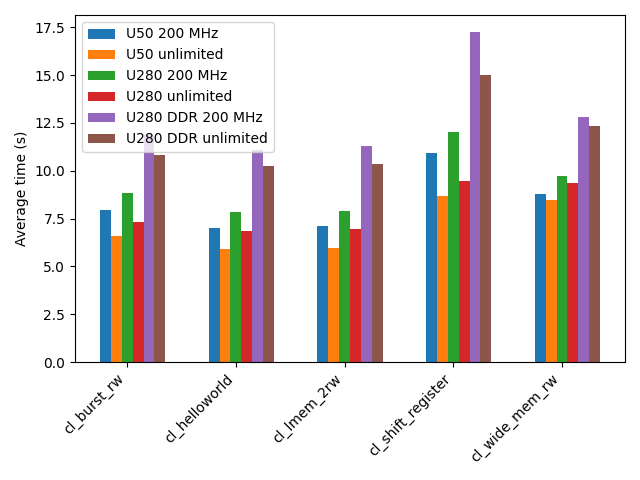

Reproduce this figure in Python.
#!/usr/bin/env python3

import pandas as pd
import numpy as np
import matplotlib.pyplot as plt
import common

df_u50_slow = pd.read_csv("../data/u50-slow.csv", skipinitialspace=True)
df_u50_slow_kernel = pd.read_csv("../data/u50-slow-kernel.csv", skipinitialspace=True)
df_u50_fast = pd.read_csv("../data/u50-fast.csv", skipinitialspace=True)
df_u50_fast_kernel = pd.read_csv("../data/u50-fast-kernel.csv", skipinitialspace=True)
df_u280_slow = pd.read_csv("../data/u280-slow.csv", skipinitialspace=True)
df_u280_slow_kernel = pd.read_csv("../data/u280-slow-kernel.csv", skipinitialspace=True)
df_u280_fast = pd.read_csv("../data/u280-fast.csv", skipinitialspace=True)
df_u280_fast_kernel = pd.read_csv("../data/u280-fast-kernel.csv", skipinitialspace=True)
df_u280_ddr_slow = pd.read_csv("../data/u280-ddr-slow.csv", skipinitialspace=True)
df_u280_ddr_slow_kernel = pd.read_csv("../data/u280-ddr-slow-kernel.csv", skipinitialspace=True)
df_u280_ddr_fast = pd.read_csv("../data/u280-ddr-fast.csv", skipinitialspace=True)
df_u280_ddr_fast_kernel = pd.read_csv("../data/u280-ddr-fast-kernel.csv", skipinitialspace=True)

bar_width = 0.1
app_names = df_u50_slow["app_name"].values
x = np.arange(len(app_names))

plt.bar(x - 2 * bar_width, df_u50_slow["average"].values, width=bar_width, label=f"U50 {common.BASE_FREQ} MHz")
plt.bar(x -     bar_width, df_u50_fast["average"].values, width=bar_width, label="U50 unlimited")
plt.bar(x                , df_u280_slow["average"].values, width=bar_width, label=f"U280 {common.BASE_FREQ} MHz")
plt.bar(x +     bar_width, df_u280_fast["average"].values, width=bar_width, label="U280 unlimited")
plt.bar(x + 2 * bar_width, df_u280_ddr_slow["average"].values, width=bar_width, label=f"U280 DDR {common.BASE_FREQ} MHz")
plt.bar(x + 3 * bar_width, df_u280_ddr_fast["average"].values, width=bar_width, label="U280 DDR unlimited")

plt.xticks(x, app_names, rotation=45, ha="right")
plt.ylabel("Average time (s)")
# plt.yscale("log")
plt.legend()
plt.tight_layout()

filename = "execution-time.png"
print(f"Saving figure to {filename}")
plt.savefig(filename)
